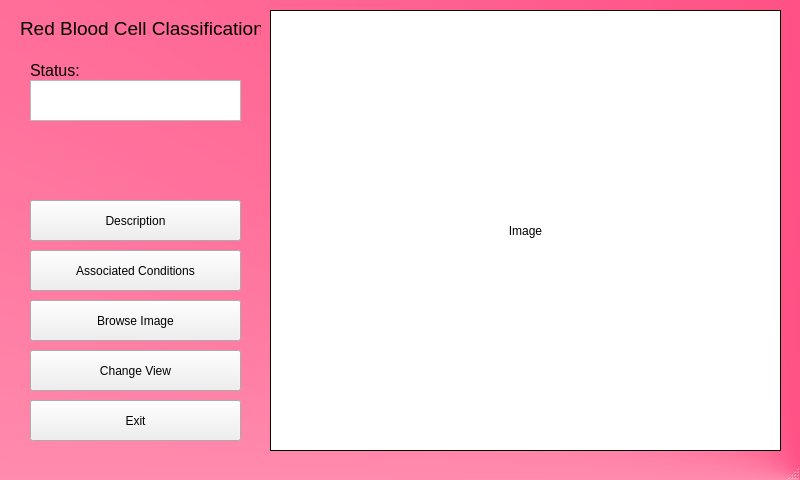
<?xml version="1.0" encoding="UTF-8"?>
<ui version="4.0">
 <class>MainWindow</class>
 <widget class="QMainWindow" name="MainWindow">
  <property name="geometry">
   <rect>
    <x>0</x>
    <y>0</y>
    <width>800</width>
    <height>480</height>
   </rect>
  </property>
  <property name="font">
   <font>
    <pointsize>12</pointsize>
   </font>
  </property>
  <property name="windowTitle">
   <string>MainWindow</string>
  </property>
  <property name="styleSheet">
   <string notr="true">#MainWindow
{
background-color: qconicalgradient(cx:1, cy:1, angle:0, stop:0 rgba(255, 23, 92, 255), stop:1 rgba(255, 255, 255, 255));
}</string>
  </property>
  <widget class="QWidget" name="centralwidget">
   <widget class="QLabel" name="imageLabel">
    <property name="geometry">
     <rect>
      <x>270</x>
      <y>10</y>
      <width>511</width>
      <height>441</height>
     </rect>
    </property>
    <property name="styleSheet">
     <string notr="true">background-color: rgb(255, 255, 255);</string>
    </property>
    <property name="frameShape">
     <enum>QFrame::Box</enum>
    </property>
    <property name="text">
     <string>Image</string>
    </property>
    <property name="alignment">
     <set>Qt::AlignCenter</set>
    </property>
   </widget>
   <widget class="QPushButton" name="browseButton">
    <property name="geometry">
     <rect>
      <x>30</x>
      <y>300</y>
      <width>211</width>
      <height>41</height>
     </rect>
    </property>
    <property name="text">
     <string>Browse Image</string>
    </property>
   </widget>
   <widget class="QPushButton" name="exitButton">
    <property name="geometry">
     <rect>
      <x>30</x>
      <y>400</y>
      <width>211</width>
      <height>41</height>
     </rect>
    </property>
    <property name="text">
     <string>Exit</string>
    </property>
   </widget>
   <widget class="QLabel" name="label">
    <property name="geometry">
     <rect>
      <x>20</x>
      <y>20</y>
      <width>241</width>
      <height>16</height>
     </rect>
    </property>
    <property name="font">
     <font>
      <pointsize>14</pointsize>
     </font>
    </property>
    <property name="text">
     <string>Red Blood Cell Classification</string>
    </property>
   </widget>
   <widget class="QLabel" name="label_2">
    <property name="geometry">
     <rect>
      <x>30</x>
      <y>60</y>
      <width>51</width>
      <height>21</height>
     </rect>
    </property>
    <property name="font">
     <font>
      <pointsize>12</pointsize>
     </font>
    </property>
    <property name="text">
     <string>Status:</string>
    </property>
   </widget>
   <widget class="QTextEdit" name="statusTB">
    <property name="geometry">
     <rect>
      <x>30</x>
      <y>80</y>
      <width>211</width>
      <height>41</height>
     </rect>
    </property>
    <property name="font">
     <font>
      <pointsize>12</pointsize>
     </font>
    </property>
    <property name="verticalScrollBarPolicy">
     <enum>Qt::ScrollBarAsNeeded</enum>
    </property>
    <property name="horizontalScrollBarPolicy">
     <enum>Qt::ScrollBarAsNeeded</enum>
    </property>
    <property name="sizeAdjustPolicy">
     <enum>QAbstractScrollArea::AdjustIgnored</enum>
    </property>
    <property name="readOnly">
     <bool>true</bool>
    </property>
    <property name="placeholderText">
     <string/>
    </property>
   </widget>
   <widget class="QPushButton" name="changeViewButton">
    <property name="geometry">
     <rect>
      <x>30</x>
      <y>350</y>
      <width>211</width>
      <height>41</height>
     </rect>
    </property>
    <property name="text">
     <string>Change View</string>
    </property>
   </widget>
   <widget class="QPushButton" name="descriptionButton">
    <property name="geometry">
     <rect>
      <x>30</x>
      <y>200</y>
      <width>211</width>
      <height>41</height>
     </rect>
    </property>
    <property name="text">
     <string>Description</string>
    </property>
   </widget>
   <widget class="QPushButton" name="assConditionsButton">
    <property name="geometry">
     <rect>
      <x>30</x>
      <y>250</y>
      <width>211</width>
      <height>41</height>
     </rect>
    </property>
    <property name="text">
     <string>Associated Conditions</string>
    </property>
   </widget>
  </widget>
  <widget class="QMenuBar" name="menubar">
   <property name="geometry">
    <rect>
     <x>0</x>
     <y>0</y>
     <width>800</width>
     <height>21</height>
    </rect>
   </property>
  </widget>
  <widget class="QStatusBar" name="statusbar"/>
 </widget>
 <resources/>
 <connections/>
</ui>
